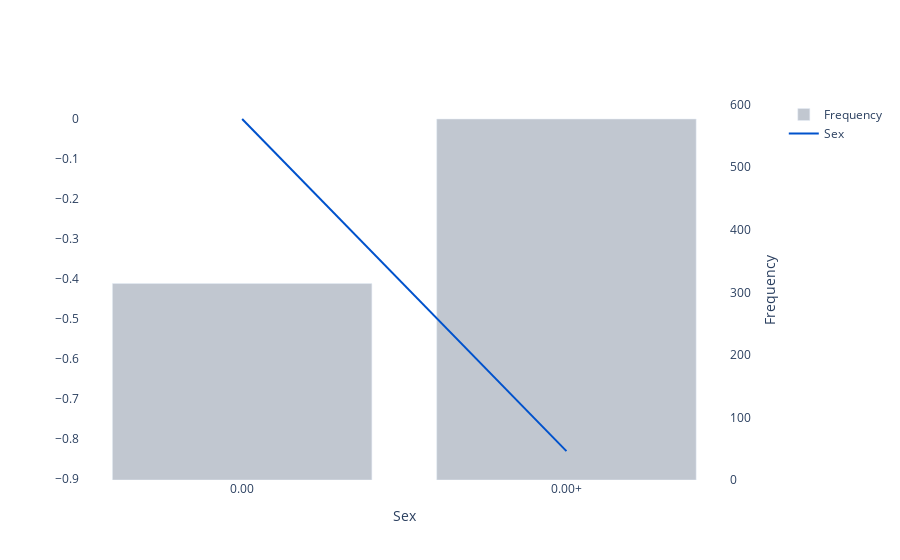

Source (notebook cell):
### Code cell
plot_ale(m, x.xs, "Sex")

### Figure 1 — Plotly figure (JSON) as saved in the notebook; plotly's stock layout.template omitted (floating-point values rounded to 4 significant figures)
{"data": [{"line": {"color": "#0052CC"}, "mode": "lines", "name": "Sex", "type": "scatter", "x": ["0.00", "0.00+"], "xaxis": "x", "y": [0, -0.8305], "yaxis": "y2"}, {"line": {"width": 0}, "marker": {"color": "#444"}, "mode": "lines", "name": "Upper Bound", "showlegend": false, "type": "scatter", "x": ["0.00", "0.00+"], "xaxis": "x", "y": [null, -0.8058], "yaxis": "y2"}, {"fill": "tonexty", "fillcolor": "rgba(68, 68, 68, 0.3)", "line": {"width": 0}, "marker": {"color": "#444"}, "mode": "lines", "name": "Lower Bound", "showlegend": false, "type": "scatter", "x": ["0.00", "0.00+"], "xaxis": "x", "y": [null, -0.8552], "yaxis": "y2"}, {"marker": {"color": "#C1C7D0"}, "name": "Frequency", "type": "bar", "x": ["0.00", "0.00+"], "xaxis": "x", "y": [314, 577], "yaxis": "y"}], "layout": {"plot_bgcolor": "white", "xaxis": {"anchor": "y", "domain": [0, 0.94], "showgrid": false, "title": {"text": "Sex"}}, "yaxis": {"anchor": "x", "domain": [0, 1], "showgrid": false, "side": "right", "title": {"text": "Frequency"}}, "yaxis2": {"anchor": "x", "overlaying": "y", "showgrid": false, "side": "left"}}}
